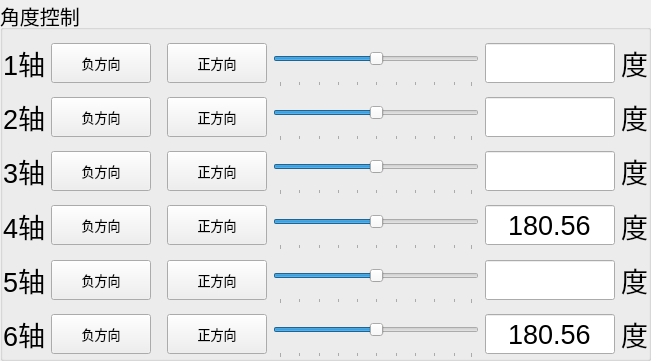
  <widget class="QGroupBox" name="groupBox">
   <property name="geometry">
    <rect>
     <x>20</x>
     <y>60</y>
     <width>651</width>
     <height>361</height>
    </rect>
   </property>
   <property name="font">
    <font>
     <pointsize>15</pointsize>
    </font>
   </property>
   <property name="title">
    <string>角度控制</string>
   </property>
   <layout class="QVBoxLayout" name="verticalLayout_2">
    <property name="leftMargin">
     <number>0</number>
    </property>
    <property name="topMargin">
     <number>9</number>
    </property>
    <property name="rightMargin">
     <number>0</number>
    </property>
    <property name="bottomMargin">
     <number>0</number>
    </property>
    <item>
     <layout class="QHBoxLayout" name="horizontalLayout">
      <item>
       <widget class="QLabel" name="label_3">
        <property name="font">
         <font>
          <pointsize>20</pointsize>
         </font>
        </property>
        <property name="text">
         <string>1轴</string>
        </property>
       </widget>
      </item>
      <item>
       <widget class="QPushButton" name="Ax1DButton">
        <property name="sizePolicy">
         <sizepolicy hsizetype="Minimum" vsizetype="Preferred">
          <horstretch>0</horstretch>
          <verstretch>0</verstretch>
         </sizepolicy>
        </property>
        <property name="minimumSize">
         <size>
          <width>100</width>
          <height>0</height>
         </size>
        </property>
        <property name="maximumSize">
         <size>
          <width>100</width>
          <height>40</height>
         </size>
        </property>
        <property name="font">
         <font>
          <pointsize>10</pointsize>
         </font>
        </property>
        <property name="text">
         <string>负方向</string>
        </property>
       </widget>
      </item>
      <item>
       <spacer name="horizontalSpacer">
        <property name="orientation">
         <enum>Qt::Horizontal</enum>
        </property>
        <property name="sizeType">
         <enum>QSizePolicy::Fixed</enum>
        </property>
        <property name="sizeHint" stdset="0">
         <size>
          <width>10</width>
          <height>20</height>
         </size>
        </property>
       </spacer>
      </item>
      <item>
       <widget class="QPushButton" name="Ax1UButton">
        <property name="sizePolicy">
         <sizepolicy hsizetype="Fixed" vsizetype="Fixed">
          <horstretch>0</horstretch>
          <verstretch>0</verstretch>
         </sizepolicy>
        </property>
        <property name="minimumSize">
         <size>
          <width>100</width>
          <height>0</height>
         </size>
        </property>
        <property name="maximumSize">
         <size>
          <width>100</width>
          <height>40</height>
         </size>
        </property>
        <property name="font">
         <font>
          <pointsize>10</pointsize>
         </font>
        </property>
        <property name="text">
         <string>正方向</string>
        </property>
       </widget>
      </item>
      <item>
       <widget class="QSlider" name="Ax1Slider">
        <property name="enabled">
         <bool>true</bool>
        </property>
        <property name="sizePolicy">
         <sizepolicy hsizetype="Expanding" vsizetype="Preferred">
          <horstretch>0</horstretch>
          <verstretch>0</verstretch>
         </sizepolicy>
        </property>
        <property name="layoutDirection">
         <enum>Qt::LeftToRight</enum>
        </property>
        <property name="autoFillBackground">
         <bool>false</bool>
        </property>
        <property name="inputMethodHints">
         <set>Qt::ImhNone</set>
        </property>
        <property name="pageStep">
         <number>10</number>
        </property>
        <property name="value">
         <number>50</number>
        </property>
        <property name="tracking">
         <bool>false</bool>
        </property>
        <property name="orientation">
         <enum>Qt::Horizontal</enum>
        </property>
        <property name="invertedAppearance">
         <bool>false</bool>
        </property>
        <property name="invertedControls">
         <bool>false</bool>
        </property>
        <property name="tickPosition">
         <enum>QSlider::TicksBelow</enum>
        </property>
        <property name="tickInterval">
         <number>10</number>
        </property>
       </widget>
      </item>
      <item>
       <widget class="QLineEdit" name="Ax1LineEdit">
        <property name="sizePolicy">
         <sizepolicy hsizetype="Minimum" vsizetype="Preferred">
          <horstretch>0</horstretch>
          <verstretch>0</verstretch>
         </sizepolicy>
        </property>
        <property name="maximumSize">
         <size>
          <width>130</width>
          <height>40</height>
         </size>
        </property>
        <property name="font">
         <font>
          <family>Ubuntu</family>
          <pointsize>20</pointsize>
         </font>
        </property>
        <property name="text">
         <string/>
        </property>
        <property name="maxLength">
         <number>7</number>
        </property>
        <property name="alignment">
         <set>Qt::AlignCenter</set>
        </property>
        <property name="readOnly">
         <bool>true</bool>
        </property>
        <property name="cursorMoveStyle">
         <enum>Qt::LogicalMoveStyle</enum>
        </property>
        <property name="clearButtonEnabled">
         <bool>false</bool>
        </property>
       </widget>
      </item>
      <item>
       <widget class="QLabel" name="label_2">
        <property name="font">
         <font>
          <pointsize>20</pointsize>
         </font>
        </property>
        <property name="text">
         <string>度</string>
        </property>
       </widget>
      </item>
     </layout>
    </item>
    <item>
     <layout class="QHBoxLayout" name="horizontalLayout_2">
      <item>
       <widget class="QLabel" name="label_4">
        <property name="font">
         <font>
          <pointsize>20</pointsize>
         </font>
        </property>
        <property name="text">
         <string>2轴</string>
        </property>
       </widget>
      </item>
      <item>
       <widget class="QPushButton" name="Ax2DButton">
        <property name="sizePolicy">
         <sizepolicy hsizetype="Minimum" vsizetype="Preferred">
          <horstretch>0</horstretch>
          <verstretch>0</verstretch>
         </sizepolicy>
        </property>
        <property name="minimumSize">
         <size>
          <width>100</width>
          <height>0</height>
         </size>
        </property>
        <property name="maximumSize">
         <size>
          <width>100</width>
          <height>40</height>
         </size>
        </property>
        <property name="font">
         <font>
          <pointsize>10</pointsize>
         </font>
        </property>
        <property name="text">
         <string>负方向</string>
        </property>
       </widget>
      </item>
      <item>
       <spacer name="horizontalSpacer_2">
        <property name="orientation">
         <enum>Qt::Horizontal</enum>
        </property>
        <property name="sizeType">
         <enum>QSizePolicy::Fixed</enum>
        </property>
        <property name="sizeHint" stdset="0">
         <size>
          <width>10</width>
          <height>20</height>
         </size>
        </property>
       </spacer>
      </item>
      <item>
       <widget class="QPushButton" name="Ax2UButton">
        <property name="sizePolicy">
         <sizepolicy hsizetype="Minimum" vsizetype="Preferred">
          <horstretch>0</horstretch>
          <verstretch>0</verstretch>
         </sizepolicy>
        </property>
        <property name="minimumSize">
         <size>
          <width>100</width>
          <height>0</height>
         </size>
        </property>
        <property name="maximumSize">
         <size>
          <width>100</width>
          <height>40</height>
         </size>
        </property>
        <property name="font">
         <font>
          <pointsize>10</pointsize>
         </font>
        </property>
        <property name="text">
         <string>正方向</string>
        </property>
       </widget>
      </item>
      <item>
       <widget class="QSlider" name="Ax2Slider">
        <property name="enabled">
         <bool>true</bool>
        </property>
        <property name="sizePolicy">
         <sizepolicy hsizetype="Expanding" vsizetype="Preferred">
          <horstretch>0</horstretch>
          <verstretch>0</verstretch>
         </sizepolicy>
        </property>
        <property name="layoutDirection">
         <enum>Qt::LeftToRight</enum>
        </property>
        <property name="autoFillBackground">
         <bool>false</bool>
        </property>
        <property name="value">
         <number>50</number>
        </property>
        <property name="sliderPosition">
         <number>50</number>
        </property>
        <property name="orientation">
         <enum>Qt::Horizontal</enum>
        </property>
        <property name="tickPosition">
         <enum>QSlider::TicksBelow</enum>
        </property>
       </widget>
      </item>
      <item>
       <widget class="QLineEdit" name="Ax2LineEdit">
        <property name="sizePolicy">
         <sizepolicy hsizetype="Preferred" vsizetype="Preferred">
          <horstretch>0</horstretch>
          <verstretch>0</verstretch>
         </sizepolicy>
        </property>
        <property name="minimumSize">
         <size>
          <width>0</width>
          <height>0</height>
         </size>
        </property>
        <property name="maximumSize">
         <size>
          <width>130</width>
          <height>40</height>
         </size>
        </property>
        <property name="font">
         <font>
          <family>Ubuntu</family>
          <pointsize>20</pointsize>
         </font>
        </property>
        <property name="text">
         <string/>
        </property>
        <property name="maxLength">
         <number>7</number>
        </property>
        <property name="alignment">
         <set>Qt::AlignCenter</set>
        </property>
        <property name="readOnly">
         <bool>true</bool>
        </property>
       </widget>
      </item>
      <item>
       <widget class="QLabel" name="label_5">
        <property name="font">
         <font>
          <pointsize>20</pointsize>
         </font>
        </property>
        <property name="text">
         <string>度</string>
        </property>
       </widget>
      </item>
     </layout>
    </item>
    <item>
     <layout class="QHBoxLayout" name="horizontalLayout_3">
      <item>
       <widget class="QLabel" name="label_6">
        <property name="font">
         <font>
          <pointsize>20</pointsize>
         </font>
        </property>
        <property name="text">
         <string>3轴</string>
        </property>
       </widget>
      </item>
      <item>
       <widget class="QPushButton" name="Ax3DButton">
        <property name="sizePolicy">
         <sizepolicy hsizetype="Minimum" vsizetype="Preferred">
          <horstretch>0</horstretch>
          <verstretch>0</verstretch>
         </sizepolicy>
        </property>
        <property name="minimumSize">
         <size>
          <width>100</width>
          <height>0</height>
         </size>
        </property>
        <property name="maximumSize">
         <size>
          <width>100</width>
          <height>40</height>
         </size>
        </property>
        <property name="font">
         <font>
          <pointsize>10</pointsize>
         </font>
        </property>
        <property name="text">
         <string>负方向</string>
        </property>
       </widget>
      </item>
      <item>
       <spacer name="horizontalSpacer_3">
        <property name="orientation">
         <enum>Qt::Horizontal</enum>
        </property>
        <property name="sizeType">
         <enum>QSizePolicy::Fixed</enum>
        </property>
        <property name="sizeHint" stdset="0">
         <size>
          <width>10</width>
          <height>20</height>
         </size>
        </property>
       </spacer>
      </item>
      <item>
       <widget class="QPushButton" name="Ax3UButton">
        <property name="sizePolicy">
         <sizepolicy hsizetype="Minimum" vsizetype="Preferred">
          <horstretch>0</horstretch>
          <verstretch>0</verstretch>
         </sizepolicy>
        </property>
        <property name="minimumSize">
         <size>
          <width>100</width>
          <height>0</height>
         </size>
        </property>
        <property name="maximumSize">
         <size>
          <width>100</width>
          <height>40</height>
         </size>
        </property>
        <property name="font">
         <font>
          <pointsize>10</pointsize>
         </font>
        </property>
        <property name="text">
         <string>正方向</string>
        </property>
       </widget>
      </item>
      <item>
       <widget class="QSlider" name="Ax3Slider">
        <property name="enabled">
         <bool>true</bool>
        </property>
        <property name="sizePolicy">
         <sizepolicy hsizetype="Expanding" vsizetype="Preferred">
          <horstretch>0</horstretch>
          <verstretch>0</verstretch>
         </sizepolicy>
        </property>
        <property name="layoutDirection">
         <enum>Qt::LeftToRight</enum>
        </property>
        <property name="autoFillBackground">
         <bool>false</bool>
        </property>
        <property name="value">
         <number>50</number>
        </property>
        <property name="orientation">
         <enum>Qt::Horizontal</enum>
        </property>
        <property name="tickPosition">
         <enum>QSlider::TicksBelow</enum>
        </property>
       </widget>
      </item>
      <item>
       <widget class="QLineEdit" name="Ax3LineEdit">
        <property name="sizePolicy">
         <sizepolicy hsizetype="Minimum" vsizetype="Minimum">
          <horstretch>0</horstretch>
          <verstretch>0</verstretch>
         </sizepolicy>
        </property>
        <property name="maximumSize">
         <size>
          <width>130</width>
          <height>40</height>
         </size>
        </property>
        <property name="font">
         <font>
          <family>Ubuntu</family>
          <pointsize>20</pointsize>
         </font>
        </property>
        <property name="text">
         <string/>
        </property>
        <property name="maxLength">
         <number>7</number>
        </property>
        <property name="alignment">
         <set>Qt::AlignCenter</set>
        </property>
        <property name="readOnly">
         <bool>true</bool>
        </property>
       </widget>
      </item>
      <item>
       <widget class="QLabel" name="label_7">
        <property name="font">
         <font>
          <pointsize>20</pointsize>
         </font>
        </property>
        <property name="text">
         <string>度</string>
        </property>
       </widget>
      </item>
     </layout>
    </item>
    <item>
     <layout class="QHBoxLayout" name="horizontalLayout_4">
      <item>
       <widget class="QLabel" name="label_8">
        <property name="font">
         <font>
          <pointsize>20</pointsize>
         </font>
        </property>
        <property name="text">
         <string>4轴</string>
        </property>
       </widget>
      </item>
      <item>
       <widget class="QPushButton" name="Ax4DButton">
        <property name="sizePolicy">
         <sizepolicy hsizetype="Minimum" vsizetype="Preferred">
          <horstretch>0</horstretch>
          <verstretch>0</verstretch>
         </sizepolicy>
        </property>
        <property name="minimumSize">
         <size>
          <width>100</width>
          <height>0</height>
         </size>
        </property>
        <property name="maximumSize">
         <size>
          <width>100</width>
          <height>40</height>
         </size>
        </property>
        <property name="font">
         <font>
          <pointsize>10</pointsize>
         </font>
        </property>
        <property name="text">
         <string>负方向</string>
        </property>
       </widget>
      </item>
      <item>
       <spacer name="horizontalSpacer_4">
        <property name="orientation">
         <enum>Qt::Horizontal</enum>
        </property>
        <property name="sizeType">
         <enum>QSizePolicy::Fixed</enum>
        </property>
        <property name="sizeHint" stdset="0">
         <size>
          <width>10</width>
          <height>20</height>
         </size>
        </property>
       </spacer>
      </item>
      <item>
       <widget class="QPushButton" name="Ax4UButton">
        <property name="sizePolicy">
         <sizepolicy hsizetype="Minimum" vsizetype="Preferred">
          <horstretch>0</horstretch>
          <verstretch>0</verstretch>
         </sizepolicy>
        </property>
        <property name="minimumSize">
         <size>
          <width>100</width>
          <height>0</height>
         </size>
        </property>
        <property name="maximumSize">
         <size>
          <width>100</width>
          <height>40</height>
         </size>
        </property>
        <property name="font">
         <font>
          <pointsize>10</pointsize>
         </font>
        </property>
        <property name="text">
         <string>正方向</string>
        </property>
       </widget>
      </item>
      <item>
       <widget class="QSlider" name="Ax4Slider">
        <property name="enabled">
         <bool>true</bool>
        </property>
        <property name="sizePolicy">
         <sizepolicy hsizetype="Expanding" vsizetype="Preferred">
          <horstretch>0</horstretch>
          <verstretch>0</verstretch>
         </sizepolicy>
        </property>
        <property name="layoutDirection">
         <enum>Qt::LeftToRight</enum>
        </property>
        <property name="autoFillBackground">
         <bool>false</bool>
        </property>
        <property name="value">
         <number>50</number>
        </property>
        <property name="orientation">
         <enum>Qt::Horizontal</enum>
        </property>
        <property name="tickPosition">
         <enum>QSlider::TicksBelow</enum>
        </property>
       </widget>
      </item>
      <item>
       <widget class="QLineEdit" name="Ax4LineEdit">
        <property name="sizePolicy">
         <sizepolicy hsizetype="Minimum" vsizetype="Minimum">
          <horstretch>0</horstretch>
          <verstretch>0</verstretch>
         </sizepolicy>
        </property>
        <property name="maximumSize">
         <size>
          <width>130</width>
          <height>40</height>
         </size>
        </property>
        <property name="font">
         <font>
          <family>Ubuntu</family>
          <pointsize>20</pointsize>
         </font>
        </property>
        <property name="text">
         <string>180.56</string>
        </property>
        <property name="maxLength">
         <number>7</number>
        </property>
        <property name="alignment">
         <set>Qt::AlignCenter</set>
        </property>
        <property name="readOnly">
         <bool>true</bool>
        </property>
       </widget>
      </item>
      <item>
       <widget class="QLabel" name="label_9">
        <property name="font">
         <font>
          <pointsize>20</pointsize>
         </font>
        </property>
        <property name="text">
         <string>度</string>
        </property>
       </widget>
      </item>
     </layout>
    </item>
    <item>
     <layout class="QHBoxLayout" name="horizontalLayout_5">
      <item>
       <widget class="QLabel" name="label_10">
        <property name="font">
         <font>
          <pointsize>20</pointsize>
         </font>
        </property>
        <property name="text">
         <string>5轴</string>
        </property>
       </widget>
      </item>
      <item>
       <widget class="QPushButton" name="Ax5DButton">
        <property name="sizePolicy">
         <sizepolicy hsizetype="Minimum" vsizetype="Preferred">
          <horstretch>0</horstretch>
          <verstretch>0</verstretch>
         </sizepolicy>
        </property>
        <property name="minimumSize">
         <size>
          <width>100</width>
          <height>0</height>
         </size>
        </property>
        <property name="maximumSize">
         <size>
          <width>100</width>
          <height>40</height>
         </size>
        </property>
        <property name="font">
         <font>
          <pointsize>10</pointsize>
         </font>
        </property>
        <property name="text">
         <string>负方向</string>
        </property>
       </widget>
      </item>
      <item>
       <spacer name="horizontalSpacer_5">
        <property name="orientation">
         <enum>Qt::Horizontal</enum>
        </property>
        <property name="sizeType">
         <enum>QSizePolicy::Fixed</enum>
        </property>
        <property name="sizeHint" stdset="0">
         <size>
          <width>10</width>
          <height>20</height>
         </size>
        </property>
       </spacer>
      </item>
      <item>
       <widget class="QPushButton" name="Ax5UButton">
        <property name="sizePolicy">
         <sizepolicy hsizetype="Minimum" vsizetype="Preferred">
          <horstretch>0</horstretch>
          <verstretch>0</verstretch>
         </sizepolicy>
        </property>
        <property name="minimumSize">
         <size>
          <width>100</width>
          <height>0</height>
         </size>
        </property>
        <property name="maximumSize">
         <size>
          <width>100</width>
          <height>40</height>
         </size>
        </property>
        <property name="font">
         <font>
          <pointsize>10</pointsize>
         </font>
        </property>
        <property name="text">
         <string>正方向</string>
        </property>
       </widget>
      </item>
      <item>
       <widget class="QSlider" name="Ax5Slider">
        <property name="enabled">
         <bool>true</bool>
        </property>
        <property name="sizePolicy">
         <sizepolicy hsizetype="Expanding" vsizetype="Preferred">
          <horstretch>0</horstretch>
          <verstretch>0</verstretch>
         </sizepolicy>
        </property>
        <property name="layoutDirection">
         <enum>Qt::LeftToRight</enum>
        </property>
        <property name="autoFillBackground">
         <bool>false</bool>
        </property>
        <property name="value">
         <number>50</number>
        </property>
        <property name="orientation">
         <enum>Qt::Horizontal</enum>
        </property>
        <property name="tickPosition">
         <enum>QSlider::TicksBelow</enum>
        </property>
       </widget>
      </item>
      <item>
       <widget class="QLineEdit" name="Ax5LineEdit">
        <property name="sizePolicy">
         <sizepolicy hsizetype="Minimum" vsizetype="Minimum">
          <horstretch>0</horstretch>
          <verstretch>0</verstretch>
         </sizepolicy>
        </property>
        <property name="maximumSize">
         <size>
          <width>130</width>
          <height>40</height>
         </size>
        </property>
        <property name="font">
         <font>
          <family>Ubuntu</family>
          <pointsize>20</pointsize>
         </font>
        </property>
        <property name="text">
         <string/>
        </property>
        <property name="maxLength">
         <number>7</number>
        </property>
        <property name="alignment">
         <set>Qt::AlignCenter</set>
        </property>
        <property name="readOnly">
         <bool>true</bool>
        </property>
       </widget>
      </item>
      <item>
       <widget class="QLabel" name="label_11">
        <property name="font">
         <font>
          <pointsize>20</pointsize>
         </font>
        </property>
        <property name="text">
         <string>度</string>
        </property>
       </widget>
      </item>
     </layout>
    </item>
    <item>
     <layout class="QHBoxLayout" name="horizontalLayout_6">
      <item>
       <widget class="QLabel" name="label_12">
        <property name="font">
         <font>
          <pointsize>20</pointsize>
         </font>
        </property>
        <property name="text">
         <string>6轴</string>
        </property>
       </widget>
      </item>
      <item>
       <widget class="QPushButton" name="Ax6DButton">
        <property name="sizePolicy">
         <sizepolicy hsizetype="Minimum" vsizetype="Preferred">
          <horstretch>0</horstretch>
          <verstretch>0</verstretch>
         </sizepolicy>
        </property>
        <property name="minimumSize">
         <size>
          <width>100</width>
          <height>0</height>
         </size>
        </property>
        <property name="maximumSize">
         <size>
          <width>100</width>
          <height>40</height>
         </size>
        </property>
        <property name="font">
         <font>
          <pointsize>10</pointsize>
         </font>
        </property>
        <property name="text">
         <string>负方向</string>
        </property>
       </widget>
      </item>
      <item>
       <spacer name="horizontalSpacer_6">
        <property name="orientation">
         <enum>Qt::Horizontal</enum>
        </property>
        <property name="sizeType">
         <enum>QSizePolicy::Fixed</enum>
        </property>
        <property name="sizeHint" stdset="0">
         <size>
          <width>10</width>
          <height>20</height>
         </size>
        </property>
       </spacer>
      </item>
      <item>
       <widget class="QPushButton" name="Ax6UButton">
        <property name="sizePolicy">
         <sizepolicy hsizetype="Minimum" vsizetype="Preferred">
          <horstretch>0</horstretch>
          <verstretch>0</verstretch>
         </sizepolicy>
        </property>
        <property name="minimumSize">
         <size>
          <width>100</width>
          <height>0</height>
         </size>
        </property>
        <property name="maximumSize">
         <size>
          <width>100</width>
          <height>40</height>
         </size>
        </property>
        <property name="font">
         <font>
          <pointsize>10</pointsize>
         </font>
        </property>
        <property name="text">
         <string>正方向</string>
        </property>
       </widget>
      </item>
      <item>
       <widget class="QSlider" name="Ax6Slider">
        <property name="enabled">
         <bool>true</bool>
        </property>
        <property name="sizePolicy">
         <sizepolicy hsizetype="Expanding" vsizetype="Preferred">
          <horstretch>0</horstretch>
          <verstretch>0</verstretch>
         </sizepolicy>
        </property>
        <property name="layoutDirection">
         <enum>Qt::LeftToRight</enum>
        </property>
        <property name="autoFillBackground">
         <bool>false</bool>
        </property>
        <property name="value">
         <number>50</number>
        </property>
        <property name="orientation">
         <enum>Qt::Horizontal</enum>
        </property>
        <property name="tickPosition">
         <enum>QSlider::TicksBelow</enum>
        </property>
       </widget>
      </item>
      <item>
       <widget class="QLineEdit" name="Ax6LineEdit">
        <property name="sizePolicy">
         <sizepolicy hsizetype="Minimum" vsizetype="Minimum">
          <horstretch>0</horstretch>
          <verstretch>0</verstretch>
         </sizepolicy>
        </property>
        <property name="maximumSize">
         <size>
          <width>130</width>
          <height>40</height>
         </size>
        </property>
        <property name="font">
         <font>
          <family>Ubuntu</family>
          <pointsize>20</pointsize>
         </font>
        </property>
        <property name="text">
         <string>180.56</string>
        </property>
        <property name="maxLength">
         <number>7</number>
        </property>
        <property name="alignment">
         <set>Qt::AlignCenter</set>
        </property>
        <property name="readOnly">
         <bool>true</bool>
        </property>
       </widget>
      </item>
      <item>
       <widget class="QLabel" name="label_13">
        <property name="font">
         <font>
          <pointsize>20</pointsize>
         </font>
        </property>
        <property name="text">
         <string>度</string>
        </property>
       </widget>
      </item>
     </layout>
    </item>
   </layout>
  </widget>
